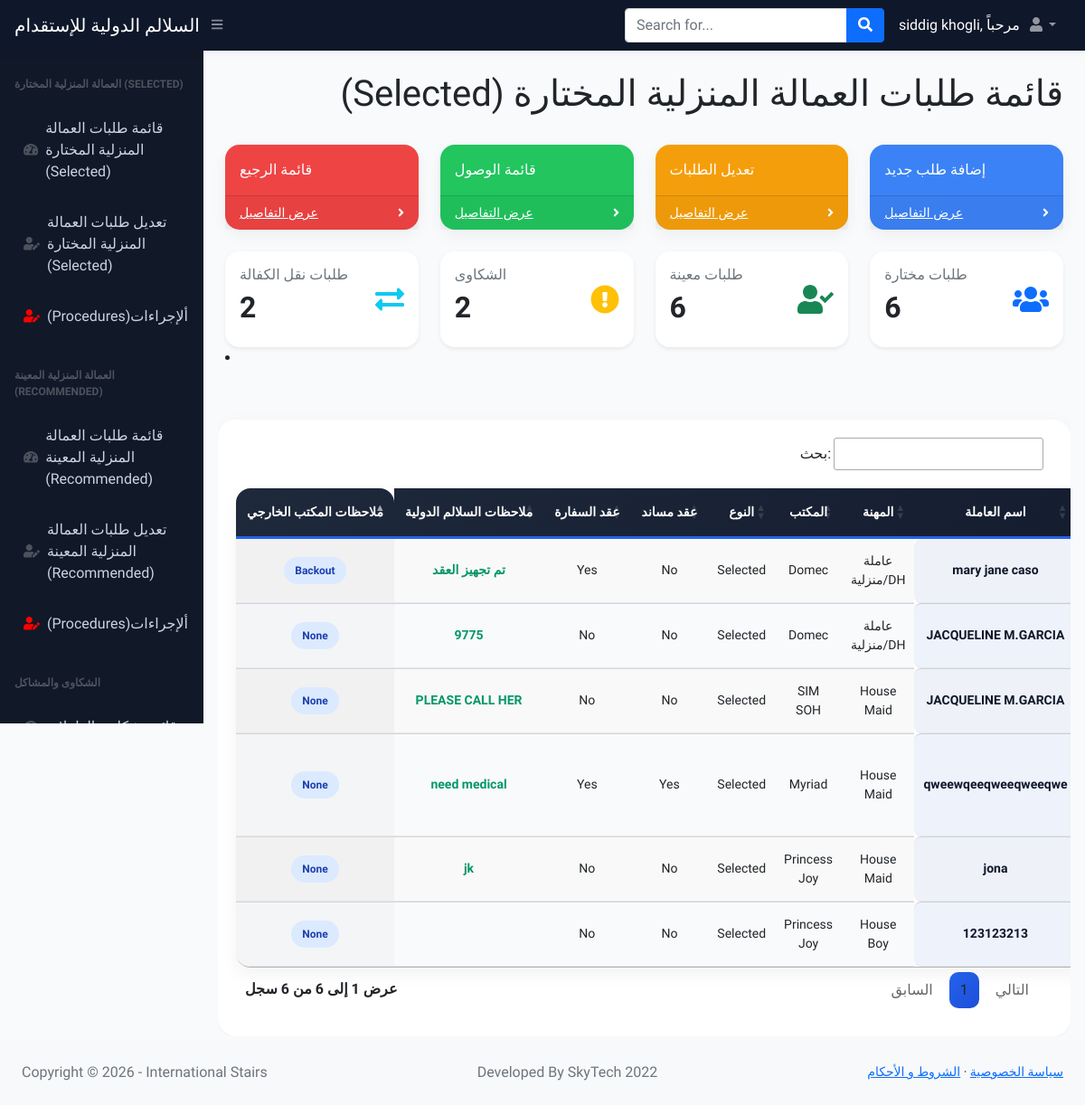
Before: /index.html (signed in) with the older database file.
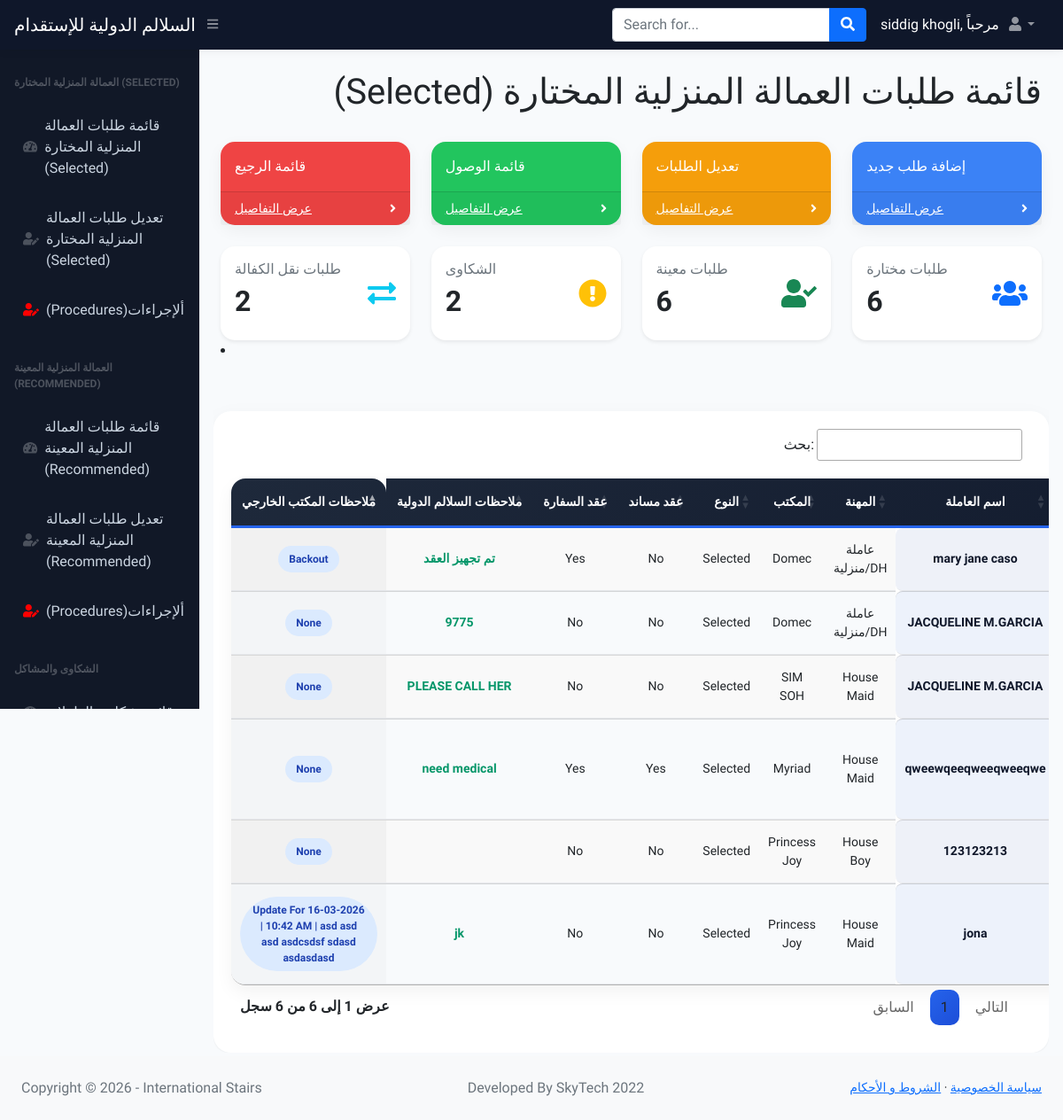
After: the same page with the newer database file.
### main.py (models this page shows)
class Users(db.Model):
    __tablename__ = "users"
    id = db.Column(db.Integer, primary_key=True)
    name = db.Column(db.String(250), nullable=False)
    nid_or_iqama = db.Column(db.BIGINT, nullable=False)
    contact_No = db.Column(db.BIGINT, nullable=False)
    visa = db.Column(db.BIGINT, nullable=False)
    request_date = db.Column(db.Date, nullable=False)
    worker_name = db.Column(db.String(250), nullable=False)
    type = db.Column(db.String(250), nullable=False)
    agency = db.Column(db.String(250), nullable=False)
    selected_or_recommended = db.Column(db.String(250), nullable=False)
    musaned = db.Column(db.String(250), nullable=False)
    embassy_contract = db.Column(db.String(250), nullable=False)
    shipment_date = db.Column(db.Date, nullable=True)
    medical = db.Column(db.String(500), nullable=True)
    mmr_vaccine = db.Column(db.String(500), nullable=True)
    owwa = db.Column(db.String(500), nullable=True)
    tesda = db.Column(db.String(500), nullable=True)
    biometric = db.Column(db.String(500), nullable=True)
    stamping = db.Column(db.String(500), nullable=True)
    oec = db.Column(db.String(500), nullable=True)
    ticket = db.Column(db.String(500), nullable=True)
    deployment_date = db.Column(db.String(500), nullable=True)  # Salalim Remarks
    status = db.Column(db.String(1000), nullable=True)

### main.py (the view)
@app.route("/index.html")
@login_required
def home():
    all_users = Users.query.all()          # طلبات مختارة Selected
    all_nominates = Nominated.query.all()  # طلبات معينة Recommended
    all_transfers = Transfer.query.all()   # طلبات نقل الكفالة
    all_complaints = Complaint.query.all() # شكاوى
    selected_count = len(all_users)        # كل الطلبات في Users تعتبر Selected
    recommended_count = len(all_nominates) # كل الطلبات في Nominated تعتبر Recommended
    complaints_count = len(all_complaints) # كل الشكاوى
    transfer_count = len(all_transfers)    # كل طلبات نقل الكفالة
    return render_template(
        "index.html",
        users=all_users,
        name=current_user.name,
        logged_in=True,
        selected_count=selected_count,
        recommended_count=recommended_count,
        complaints_count=complaints_count,
        transfer_count=transfer_count
    )

### main.py (called while the page is built)
@login_manager.user_loader
def load_user(user_id):
    return User.query.get(int(user_id))

### templates/index.html (shortened to what the changed rows need)
<!DOCTYPE html>
<html lang="en">
   {%include "header.html"%}
    <body class="sb-nav-fixed">
    <head>
</head>
        <div id="layoutSidenav">
            <div id="layoutSidenav_content">
                <main>
                    <div class="container-fluid px-4">
                        <h1 class="mt-4" style="text-align:right"> (Selected) قائمة طلبات العمالة المنزلية المختارة </h1>
                        <br>
        <div class="row g-4">
 <div class="col-xl-3 col-md-6">
        <div class="card p-3 shadow-sm h-100">
            <div class="d-flex justify-content-between align-items-center">
                <div>
                    <h2 class="fw-bold">{{ transfer_count }}</h2>
                </div>
            </div>
        </div>
    </div>
<div class="col-xl-3 col-md-6">
        <div class="card p-3 shadow-sm h-100">
            <div class="d-flex justify-content-between align-items-center">
                <div>
                    <h2 class="fw-bold">{{ complaints_count }}</h2>
                </div>
            </div>
        </div>
    </div>
<div class="col-xl-3 col-md-6">
        <div class="card p-3 shadow-sm h-100">
            <div class="d-flex justify-content-between align-items-center">
                <div>
                    <h2 class="fw-bold">{{ recommended_count }}</h2>
                </div>
            </div>
        </div>
    </div>
<div class="col-xl-3 col-md-6">
        <div class="card p-3 shadow-sm h-100">
            <div class="d-flex justify-content-between align-items-center">
                <div>
                    <h2 class="fw-bold">{{ selected_count }}</h2>
                </div>
            </div>
        </div>
    </div>
</div>
                            </div>
                            <div class="card-body">
                                <div class="table-responsive">
                                    <table id="datatablesSimple" class="display" style="width:100%">
                                        <thead>
                                            <tr>
                                                <th style="text-align:center;">ملاحظات المكتب الخارجي </th>
                                                <th style="text-align:center;">ملاحظات السلالم الدولية</th>
                                                 <th style="text-align:center;">عقد السفارة</th>
                                                 <th style="text-align:center;">عقد مساند</th>
                                                <th style="text-align:center;">النوع</th>
                                                <th style="text-align:center;">المكتب</th>
                                                <th style="text-align:center;">المهنة</th>
                                                <th style="text-align:center;">اسم العاملة</th>
                                            </tr>
                                        </thead>
                                        <tbody>
                                            {% for user in users %}
                                              <tr>
                                                <td style="text-align:center;"><span class="status-badge">{{user.status}}</span></td>
                                                  <td style="text-align:center;"><span style="color: #059669; font-weight: 600;">{{user.deployment_date}}</span></td>
                                                <td style="text-align:center;">{{user.embassy_contract}}</td>
                                                <td style="text-align:center;">{{user.musaned}}  </td>
                                                <td style="text-align:center;">{{user.selected_or_recommended}}</td>
                                                <td style="text-align:center;">{{user.agency}}</td>
                                                <td style="text-align:center;">{{user.type}}</td>
                                                 <td style="text-align:center;"><b>{{user.worker_name}}</b></td>
                                            </tr>
                                            {% endfor %}
                                        </tbody>
                                    </table>
                                </div>
                            </div>
                        </div>
                    </div>
<br>
    </body>
</html>

Changed rows visible on the page:
changed Users "jk": status "None" → "Update For 16-03-2026 | 10:42 AM | asd asd asd asdcsdsf sdasd asdasdasd"
